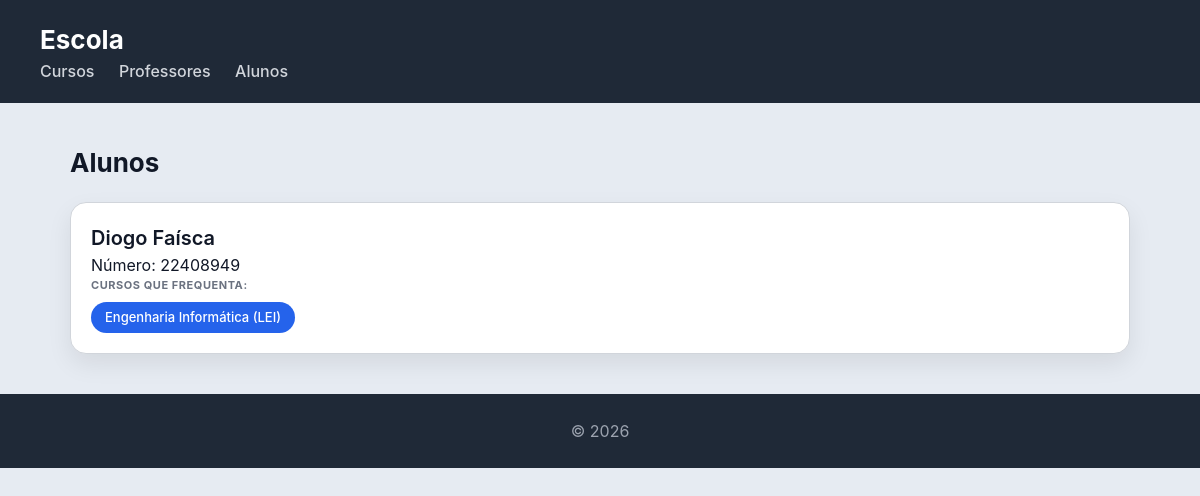
The page /escola/alunos/ on the database its author committed.
### escola/models.py (models this page shows, shortened)
class Aluno(models.Model):
    nome = models.CharField(max_length=100)
    numero = models.CharField(max_length=20, unique=True)

class Curso(models.Model):
    nome = models.CharField(max_length=100)
    imagem = models.ImageField(upload_to='cursos/')
    professor = models.ForeignKey(Professor, on_delete=models.CASCADE, related_name='cursos')
    alunos = models.ManyToManyField(Aluno, related_name='cursos')

### escola/views.py (the view)
# urls.py: path('alunos/', views.alunos_view, name="alunos"),               # Nova rota
def alunos_view(request):
    alunos = Aluno.objects.prefetch_related('cursos').all()
    return render(request, 'escola/alunos.html', {'alunos': alunos})

### escola/templates/escola/alunos.html
{% extends "escola/base.html" %}
{% block content %}
<h2>Alunos</h2>
<section>
    {% for aluno in alunos %}
    <article>
        <header>
            <h3>{{ aluno.nome }}</h3>
            <p>Número: {{ aluno.numero }}</p>
        </header>
        <section>
            <h4>CURSOS QUE FREQUENTA:</h4>
            <ul>
                {% for curso in aluno.cursos.all %}
                    <li>
                        <a href="{% url 'cursos' %}#curso-{{ curso.id }}" class="btn-curso">
                            {{ curso.nome }}
                        </a>
                    </li>
                {% empty %}
                    <li style="color: #6b7280; font-size: 13px;">Não inscrito em nenhum curso.</li>
                {% endfor %}
            </ul>
        </section>
    </article>
    {% endfor %}
</section>
{% endblock %}

### escola/static/escola/styles.css (style rules this page uses)
html { scroll-behavior: smooth; }
* { box-sizing: border-box; margin: 0; padding: 0; }
body { font-family: "Inter", "Segoe UI", system-ui, -apple-system, sans-serif; background: #e6ebf2; color: #111827; line-height: 1.5; }
h2 { margin-bottom: 20px; font-size: 26px; }
section > article { background: white; padding: 20px; border-radius: 16px; border: 1px solid #d1d5db; box-shadow: 0 10px 25px rgba(0,0,0,0.08); transition: all 0.25s ease; margin-bottom: 20px; }
article > header > h3 { font-size: 20px; font-weight: 600; }
article > section > h4 { font-size: 11px; text-transform: uppercase; color: #6b7280; margin-bottom: 8px; letter-spacing: 0.05em; }
article > section > ul { list-style: none; display: flex; flex-wrap: wrap; gap: 8px; }
.btn-curso { background: #2563eb; color: white !important; padding: 6px 14px; border-radius: 999px; font-size: 13px; font-weight: 500; text-decoration: none !important; display: inline-block; transition: background 0.2s ease; }
article > section > ul > li { background: none; padding: 0; }

### rows shown on the page
Aluno: nome "Diogo Faísca", numero "22408949"
Curso: nome "Engenharia Informática (LEI)"
